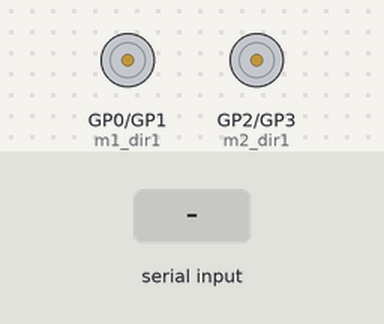
This program was run on a simulated Raspberry Pi Pico running MicroPython. Shown: motor-driver pin pairs drawn as motors (green arrow = first pin HIGH = forward, orange = second pin HIGH = backward, longer = more drive, scaled by the enable pin). Inputs (shaded band) come from the test bench.

Above: at 1.2 s.
1.3 s: "PARO" received over the second serial link
At 2.2 s:
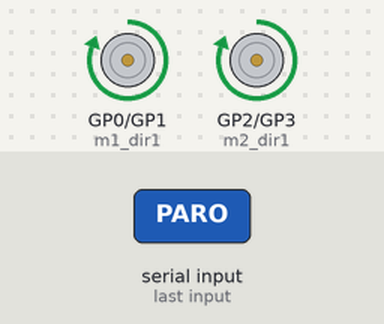
2.8 s: "HORARIO" received over the second serial link
At 3.4 s:
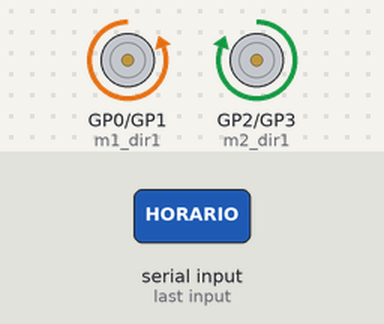
4.3 s: "T" received over the second serial link
At 5.5 s:
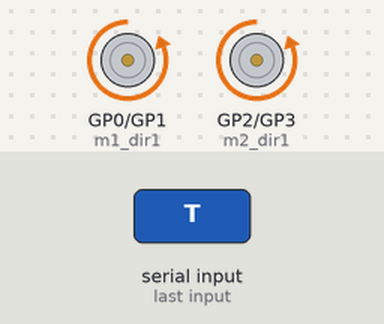
5.8 s: "D" received over the second serial link
At 6.8 s:
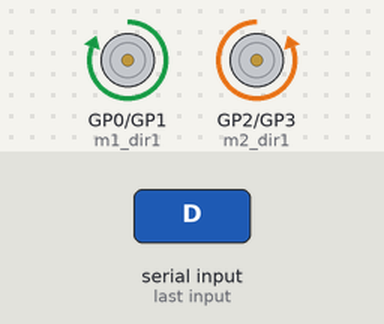
7.3 s: "ANTIHORARIO" received over the second serial link
At 8.0 s:
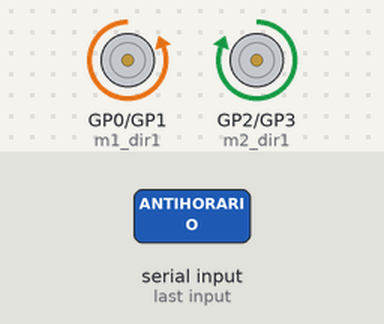
8.8 s: "S" received over the second serial link
At 9.1 s:
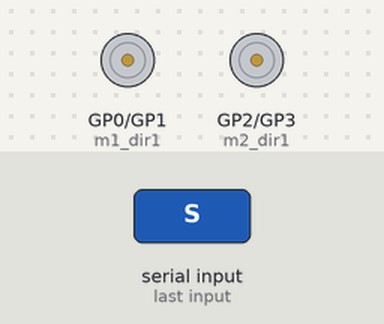
Timing chart, 0 to 11.3 s (numbered marks = the images above; inputs shaded):
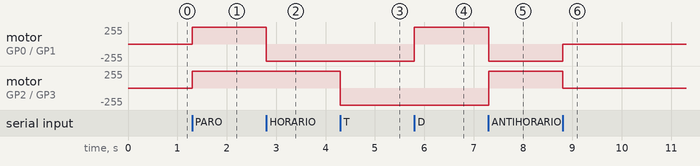

Measured:
- after the input at 1.3 s, motor on GP0 (m1_dir1) / GP1 (m1_dir2), motor on GP2 (m2_dir1) / GP3 (m2_dir2): stopped → forward 255/255 at once
- after the input at 2.8 s, motor on GP0 (m1_dir1) / GP1 (m1_dir2): forward 255/255 → backward 255/255 at once
- after the input at 4.3 s, motor on GP2 (m2_dir1) / GP3 (m2_dir2): forward 255/255 → backward 255/255 at once
- after the input at 5.8 s, motor on GP0 (m1_dir1) / GP1 (m1_dir2): backward 255/255 → forward 255/255 at once
- after the input at 7.3 s, motor on GP0 (m1_dir1) / GP1 (m1_dir2): forward 255/255 → backward 255/255 at once; motor on GP2 (m2_dir1) / GP3 (m2_dir2): backward 255/255 → forward 255/255 at once
- after the input at 8.8 s, motor on GP0 (m1_dir1) / GP1 (m1_dir2): backward 255/255 → stopped at once; motor on GP2 (m2_dir1) / GP3 (m2_dir2): forward 255/255 → stopped at once

The program:

act7.py
```python
from machine import Pin, UART
import time

# 1. Configuración de UART para Bluetooth (Pines 16 y 17)
bt = UART(0, baudrate=9600, tx=Pin(16), rx=Pin(17))

# 2. Configuración Motor 1
m1_dir1 = Pin(0, Pin.OUT)
m1_dir2 = Pin(1, Pin.OUT)
m1_en = Pin(20, Pin.OUT)
m1_en.value(1) # Habilitar Motor 1

# 3. Configuración Motor 2
m2_dir1 = Pin(2, Pin.OUT)
m2_dir2 = Pin(3, Pin.OUT)
m2_en = Pin(19, Pin.OUT)
m2_en.value(1) # Habilitar Motor 2

def control_motor(motor, estado):
    """Controla el giro: 'PARO', 'HORARIO', 'ANTIHORARIO'"""
    if motor == 1:
        d1, d2 = m1_dir1, m1_dir2
    else:
        d1, d2 = m2_dir1, m2_dir2

    if estado == 'PARO':
        d1.value(0); d2.value(0)
    elif estado == 'HORARIO':
        d1.value(1); d2.value(0)
    elif estado == 'ANTIHORARIO':
        d1.value(0); d2.value(1)

# Iniciar con los motores apagados por seguridad
control_motor(1, 'PARO')
control_motor(2, 'PARO')

while True:
    # 4. Esperar comandos desde la app Bluetooth
    if bt.any() > 0:
        comando = bt.read(1).decode('utf-8').strip().upper()

        # 5. Lógica de movimiento según la letra recibida
        if comando == 'S': # Stop / Paro total
            control_motor(1, 'PARO')
            control_motor(2, 'PARO')

        elif comando == 'A': # Adelante
            control_motor(1, 'HORARIO')
            control_motor(2, 'HORARIO')

        elif comando == 'T': # aTrás / Reversa
            control_motor(1, 'ANTIHORARIO')
            control_motor(2, 'ANTIHORARIO')

        elif comando == 'D': # Derecha (M1 Horario, M2 Antihorario)
            control_motor(1, 'HORARIO')
            control_motor(2, 'ANTIHORARIO')

        elif comando == 'I': # Izquierda (M1 Antihorario, M2 Horario)
            control_motor(1, 'ANTIHORARIO')
            control_motor(2, 'HORARIO')
```
